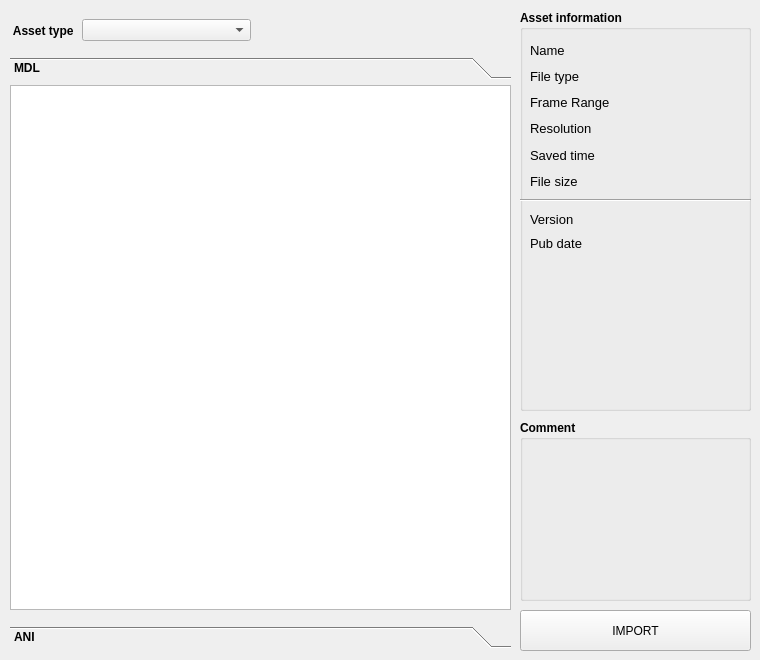
        <widget class="QWidget" name="tab_asset">
         <attribute name="title">
          <string>ASSET (cache)</string>
         </attribute>
         <widget class="QPushButton" name="pushButton_asset_nuke">
          <property name="geometry">
           <rect>
            <x>520</x>
            <y>610</y>
            <width>231</width>
            <height>41</height>
           </rect>
          </property>
          <property name="text">
           <string>IMPORT</string>
          </property>
         </widget>
         <widget class="QGroupBox" name="groupBox_asset_comment">
          <property name="geometry">
           <rect>
            <x>520</x>
            <y>420</y>
            <width>231</width>
            <height>181</height>
           </rect>
          </property>
          <property name="font">
           <font>
            <bold>true</bold>
            <underline>false</underline>
            <strikeout>false</strikeout>
           </font>
          </property>
          <property name="title">
           <string>Comment</string>
          </property>
          <property name="flat">
           <bool>false</bool>
          </property>
          <property name="checkable">
           <bool>false</bool>
          </property>
          <widget class="QLabel" name="label_asset_comment">
           <property name="geometry">
            <rect>
             <x>10</x>
             <y>30</y>
             <width>211</width>
             <height>141</height>
            </rect>
           </property>
           <property name="text">
            <string/>
           </property>
          </widget>
         </widget>
         <widget class="QGroupBox" name="groupBox_asset_file_info">
          <property name="geometry">
           <rect>
            <x>520</x>
            <y>10</y>
            <width>231</width>
            <height>401</height>
           </rect>
          </property>
          <property name="font">
           <font>
            <bold>true</bold>
            <underline>false</underline>
            <strikeout>false</strikeout>
           </font>
          </property>
          <property name="title">
           <string>Asset information</string>
          </property>
          <property name="flat">
           <bool>false</bool>
          </property>
          <property name="checkable">
           <bool>false</bool>
          </property>
          <widget class="QWidget" name="verticalLayoutWidget_5">
           <property name="geometry">
            <rect>
             <x>10</x>
             <y>30</y>
             <width>80</width>
             <height>151</height>
            </rect>
           </property>
           <layout class="QVBoxLayout" name="verticalLayout_7">
            <item>
             <widget class="QLabel" name="label_23">
              <property name="font">
               <font>
                <pointsize>10</pointsize>
                <bold>false</bold>
                <underline>false</underline>
                <strikeout>false</strikeout>
               </font>
              </property>
              <property name="text">
               <string>Name</string>
              </property>
             </widget>
            </item>
            <item>
             <widget class="QLabel" name="label_24">
              <property name="font">
               <font>
                <pointsize>10</pointsize>
                <bold>false</bold>
                <underline>false</underline>
                <strikeout>false</strikeout>
               </font>
              </property>
              <property name="text">
               <string>File type</string>
              </property>
             </widget>
            </item>
            <item>
             <widget class="QLabel" name="label_25">
              <property name="font">
               <font>
                <pointsize>10</pointsize>
                <bold>false</bold>
                <underline>false</underline>
                <strikeout>false</strikeout>
               </font>
              </property>
              <property name="text">
               <string>Frame Range </string>
              </property>
             </widget>
            </item>
            <item>
             <widget class="QLabel" name="label_26">
              <property name="font">
               <font>
                <pointsize>10</pointsize>
                <bold>false</bold>
                <underline>false</underline>
                <strikeout>false</strikeout>
               </font>
              </property>
              <property name="text">
               <string>Resolution</string>
              </property>
             </widget>
            </item>
            <item>
             <widget class="QLabel" name="label_27">
              <property name="font">
               <font>
                <pointsize>10</pointsize>
                <bold>false</bold>
                <underline>false</underline>
                <strikeout>false</strikeout>
               </font>
              </property>
              <property name="text">
               <string>Saved time</string>
              </property>
             </widget>
            </item>
            <item>
             <widget class="QLabel" name="label_28">
              <property name="font">
               <font>
                <pointsize>10</pointsize>
                <bold>false</bold>
                <underline>false</underline>
                <strikeout>false</strikeout>
               </font>
              </property>
              <property name="text">
               <string>File size</string>
              </property>
             </widget>
            </item>
           </layout>
          </widget>
          <widget class="QWidget" name="verticalLayoutWidget_6">
           <property name="geometry">
            <rect>
             <x>100</x>
             <y>30</y>
             <width>121</width>
             <height>151</height>
            </rect>
           </property>
           <layout class="QVBoxLayout" name="verticalLayout_8">
            <item>
             <widget class="QLabel" name="label_asset_filename">
              <property name="font">
               <font>
                <pointsize>10</pointsize>
                <bold>false</bold>
                <underline>false</underline>
                <strikeout>false</strikeout>
               </font>
              </property>
              <property name="text">
               <string/>
              </property>
             </widget>
            </item>
            <item>
             <widget class="QLabel" name="label_asset_filetype">
              <property name="font">
               <font>
                <pointsize>10</pointsize>
                <bold>false</bold>
                <underline>false</underline>
                <strikeout>false</strikeout>
               </font>
              </property>
              <property name="text">
               <string/>
              </property>
             </widget>
            </item>
            <item>
             <widget class="QLabel" name="label_asset_framerange">
              <property name="font">
               <font>
                <pointsize>10</pointsize>
                <bold>false</bold>
                <underline>false</underline>
                <strikeout>false</strikeout>
               </font>
              </property>
              <property name="text">
               <string/>
              </property>
             </widget>
            </item>
            <item>
             <widget class="QLabel" name="label_asset_resolution">
              <property name="font">
               <font>
                <pointsize>10</pointsize>
                <bold>false</bold>
                <underline>false</underline>
                <strikeout>false</strikeout>
               </font>
              </property>
              <property name="text">
               <string/>
              </property>
             </widget>
            </item>
            <item>
             <widget class="QLabel" name="label_asset_savedtime">
              <property name="font">
               <font>
                <pointsize>10</pointsize>
                <bold>false</bold>
                <underline>false</underline>
                <strikeout>false</strikeout>
               </font>
              </property>
              <property name="text">
               <string/>
              </property>
             </widget>
            </item>
            <item>
             <widget class="QLabel" name="label_asset_filesize">
              <property name="font">
               <font>
                <pointsize>10</pointsize>
                <bold>false</bold>
                <underline>false</underline>
                <strikeout>false</strikeout>
               </font>
              </property>
              <property name="text">
               <string/>
              </property>
             </widget>
            </item>
           </layout>
          </widget>
          <widget class="Line" name="line">
           <property name="geometry">
            <rect>
             <x>0</x>
             <y>175</y>
             <width>231</width>
             <height>31</height>
            </rect>
           </property>
           <property name="orientation">
            <enum>Qt::Horizontal</enum>
           </property>
          </widget>
          <widget class="QWidget" name="verticalLayoutWidget_11">
           <property name="geometry">
            <rect>
             <x>10</x>
             <y>200</y>
             <width>80</width>
             <height>42</height>
            </rect>
           </property>
           <layout class="QVBoxLayout" name="verticalLayout_13">
            <item>
             <widget class="QLabel" name="label_47">
              <property name="font">
               <font>
                <pointsize>10</pointsize>
                <bold>false</bold>
                <underline>false</underline>
                <strikeout>false</strikeout>
               </font>
              </property>
              <property name="text">
               <string>Version</string>
              </property>
             </widget>
            </item>
            <item>
             <widget class="QLabel" name="label_48">
              <property name="font">
               <font>
                <pointsize>10</pointsize>
                <bold>false</bold>
                <underline>false</underline>
                <strikeout>false</strikeout>
               </font>
              </property>
              <property name="text">
               <string>Pub date</string>
              </property>
             </widget>
            </item>
           </layout>
          </widget>
          <widget class="QWidget" name="verticalLayoutWidget_12">
           <property name="geometry">
            <rect>
             <x>100</x>
             <y>200</y>
             <width>121</width>
             <height>42</height>
            </rect>
           </property>
           <layout class="QVBoxLayout" name="verticalLayout_14">
            <item>
             <widget class="QLabel" name="label_asset_version">
              <property name="font">
               <font>
                <pointsize>10</pointsize>
                <bold>false</bold>
                <underline>false</underline>
                <strikeout>false</strikeout>
               </font>
              </property>
              <property name="text">
               <string/>
              </property>
             </widget>
            </item>
            <item>
             <widget class="QLabel" name="label_asset_pubdate">
              <property name="font">
               <font>
                <pointsize>10</pointsize>
                <bold>false</bold>
                <underline>false</underline>
                <strikeout>false</strikeout>
               </font>
              </property>
              <property name="text">
               <string/>
              </property>
             </widget>
            </item>
           </layout>
          </widget>
         </widget>
         <widget class="QToolBox" name="toolBox_asset_task">
          <property name="geometry">
           <rect>
            <x>10</x>
            <y>57</y>
            <width>501</width>
            <height>591</height>
           </rect>
          </property>
          <property name="font">
           <font>
            <bold>true</bold>
           </font>
          </property>
          <property name="currentIndex">
           <number>0</number>
          </property>
          <widget class="QWidget" name="page_5">
           <property name="geometry">
            <rect>
             <x>0</x>
             <y>0</y>
             <width>501</width>
             <height>525</height>
            </rect>
           </property>
           <attribute name="label">
            <string>MDL</string>
           </attribute>
           <widget class="QTableWidget" name="tableWidget_asset_mdl_asset">
            <property name="geometry">
             <rect>
              <x>0</x>
              <y>0</y>
              <width>501</width>
              <height>525</height>
             </rect>
            </property>
           </widget>
          </widget>
          <widget class="QWidget" name="page_6">
           <property name="geometry">
            <rect>
             <x>0</x>
             <y>0</y>
             <width>100</width>
             <height>30</height>
            </rect>
           </property>
           <attribute name="label">
            <string>ANI</string>
           </attribute>
           <widget class="QTableWidget" name="tableWidget_asset_ani_asset">
            <property name="geometry">
             <rect>
              <x>0</x>
              <y>1</y>
              <width>501</width>
              <height>524</height>
             </rect>
            </property>
           </widget>
          </widget>
         </widget>
         <widget class="QWidget" name="horizontalLayoutWidget_8">
          <property name="geometry">
           <rect>
            <x>10</x>
            <y>10</y>
            <width>241</width>
            <height>41</height>
           </rect>
          </property>
          <layout class="QHBoxLayout" name="horizontalLayout_8">
           <property name="spacing">
            <number>5</number>
           </property>
           <item>
            <widget class="QLabel" name="label_29">
             <property name="sizePolicy">
              <sizepolicy hsizetype="Fixed" vsizetype="Preferred">
               <horstretch>0</horstretch>
               <verstretch>0</verstretch>
              </sizepolicy>
             </property>
             <property name="font">
              <font>
               <bold>true</bold>
              </font>
             </property>
             <property name="text">
              <string> Asset type </string>
             </property>
            </widget>
           </item>
           <item>
            <widget class="QComboBox" name="comboBox_asset_assettype"/>
           </item>
          </layout>
         </widget>
        </widget>
